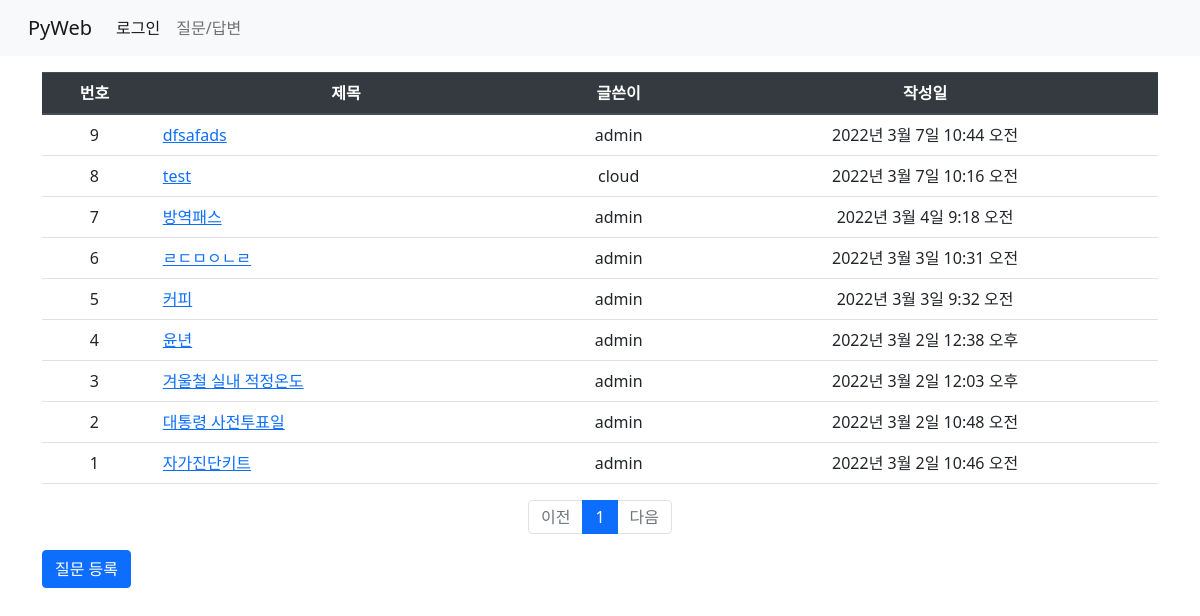
Before: /board/boardlist/ with the older database file.
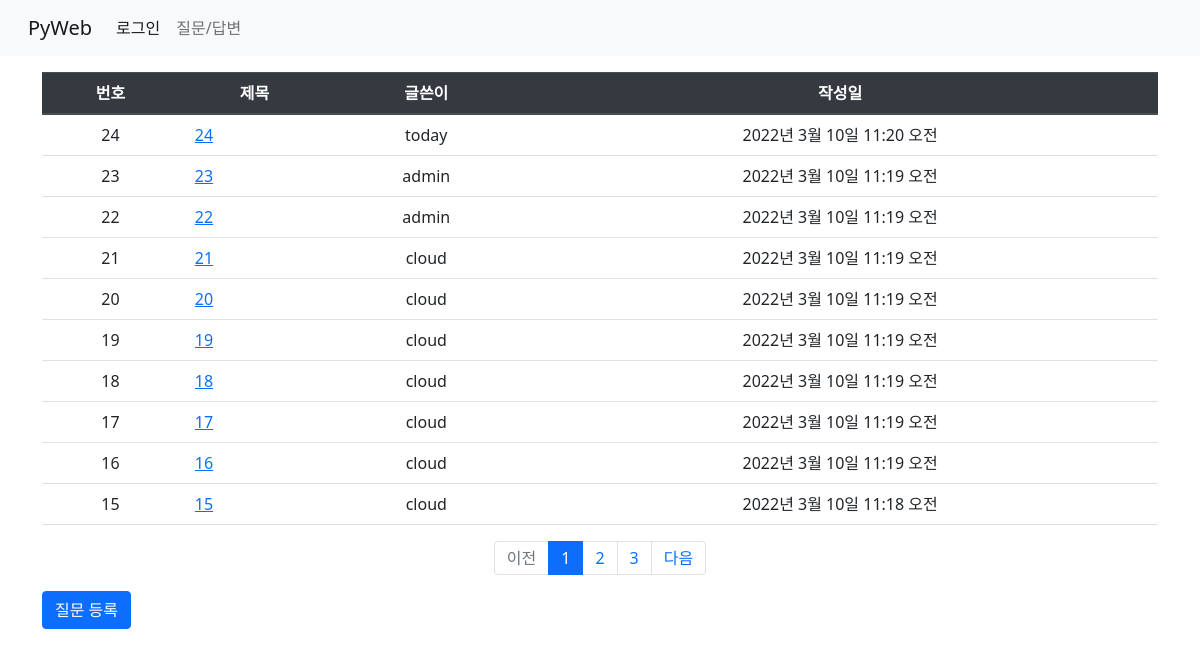
After: the same page with the newer database file.
### board/models.py (models this page shows, shortened)
class Question(models.Model):
    subject = models.CharField(max_length=200)
    content = models.TextField()
    create_date = models.DateTimeField()                            # 반드시 있어야 함(NOT NULL)
    modify_date = models.DateTimeField(null=True, blank=True)       # null 허용, blank - 폼 데이터 null
    author = models.ForeignKey(User, on_delete=models.CASCADE)      # user의 username과 외래키 설정

### board/views.py (the view)
# urls.py: path('boardlist/', views.boardlist, name='boardlist'),      # 127.0.0.1:8000/board/boardlist
def boardlist(request):
    question_list = Question.objects.order_by('-create_date')   # 내림차순(-) / -pk도 가능
    page = request.GET.get('page', '1')              # 페이지
    paginator = Paginator(question_list, 10)         # 페이지당 10개 자료
    page_obj = paginator.get_page(page)
    context = {'question_list':page_obj}
    return render(request, 'board/question_list.html', context)

### board/templatetags/board_filter.py (called while the page is built)
@register.filter
def sub(value, arg):
    return value - arg

### templates/board/question_list.html (shortened to what this page needs)
{% extends 'base.html' %}
{% load board_filter %}
{% block content %}
    <div class="container my-3">
        <table class="table">
            <thead class="thead-dark">
                <tr class="text-center">
                    <th>번호</th><th>제목</th><th>글쓴이</th><th>작성일</th>
                </tr>
            </thead>
            <tbody>
                {% if question_list %}
                    {% for question in question_list %}
                <tr class="text-center">
                    <td>{{ question_list.paginator.count|sub:question_list.start_index|sub:forloop.counter0|add:1 }}</td>
                    <td class="text-left px-3">
                        <a href="{% url 'board:detail' question.id %}">{{ question.subject }}</a>
                    </td>
                    <td>
                        {{ question.author }}
                    </td>
                    <td>
                        {{ question.create_date }}
                    </td>
                </tr>
                    {% endfor %}
                {% else %}
                <p>질문이 없습니다.</p>
                {% endif %}
            </tbody>
        </table>
        <ul class="pagination justify-content-center">
            {% if question_list.has_previous %}
            <li class="page-item">
                <a class="page-link" href="?page={{ question_list.previous_page_number }}">이전</a>
            </li>
            {% else %}
            <li class="page-item disabled">
                <a class="page-link" href="#">이전</a>
            </li>
            {% endif %}
        {% for page_number in question_list.paginator.page_range %}
            {% if page_number == question_list.number %}
            <li class="page-item active">
                <a class="page-link" href="?page={{ page_number }}">{{ page_number }}</a>
            </li>
            {% else %}
            <li class="page-item">
                <a class="page-link" href="?page={{ page_number }}">{{ page_number }}</a>
            </li>
            {% endif %}
        {% endfor %}
            {% if question_list.has_next %}
            <li class="page-item">
                <a class="page-link" href="?page={{ question_list.next_page_number }}">다음</a>
            </li>
            {% else %}
            <li class="page-item disabled">
                <a class="page-link" href="#">다음</a>
            </li>
            {% endif %}
        </ul>
        <a href="{% url 'board:question_create' %}" class="btn btn-primary">질문 등록</a>
    </div>
{% endblock %}

Changed rows visible on the page:
no longer on this page (row unchanged): Question: paginator.count|sub "9", subject "dfsafads", author "admin", create_date "2022년 3월 7일 10:44 오전"
no longer on this page (row edited): Question: paginator.count|sub "8", subject "test", author "cloud", create_date "2022년 3월 7일 10:16 오전"
no longer on this page (row unchanged): Question: paginator.count|sub "7", subject "방역패스", author "admin", create_date "2022년 3월 4일 9:18 오전"
no longer on this page (row unchanged): Question: paginator.count|sub "6", subject "ㄹㄷㅁㅇㄴㄹ", author "admin", create_date "2022년 3월 3일 10:31 오전"
no longer on this page (row unchanged): Question: paginator.count|sub "5", subject "커피", author "admin", create_date "2022년 3월 3일 9:32 오전"
no longer on this page (row unchanged): Question: paginator.count|sub "4", subject "윤년", author "admin", create_date "2022년 3월 2일 12:38 오후"
no longer on this page (row unchanged): Question: paginator.count|sub "3", subject "겨울철 실내 적정온도", author "admin", create_date "2022년 3월 2일 12:03 오후"
no longer on this page (row unchanged): Question: paginator.count|sub "2", subject "대통령 사전투표일", author "admin", create_date "2022년 3월 2일 10:48 오전"
no longer on this page (row unchanged): Question: paginator.count|sub "1", subject "자가진단키트", author "admin", create_date "2022년 3월 2일 10:46 오전"
added Question: paginator.count|sub "24", subject "24", author "today", create_date "2022년 3월 10일 11:20 오전"
added Question: paginator.count|sub "23", subject "23", author "admin", create_date "2022년 3월 10일 11:19 오전"
added Question: paginator.count|sub "22", subject "22", author "admin", create_date "2022년 3월 10일 11:19 오전"
added Question: paginator.count|sub "21", subject "21", author "cloud", create_date "2022년 3월 10일 11:19 오전"
added Question: paginator.count|sub "20", subject "20", author "cloud", create_date "2022년 3월 10일 11:19 오전"
added Question: paginator.count|sub "19", subject "19", author "cloud", create_date "2022년 3월 10일 11:19 오전"
added Question: paginator.count|sub "18", subject "18", author "cloud", create_date "2022년 3월 10일 11:19 오전"
added Question: paginator.count|sub "17", subject "17", author "cloud", create_date "2022년 3월 10일 11:19 오전"
added Question: paginator.count|sub "16", subject "16", author "cloud", create_date "2022년 3월 10일 11:19 오전"
added Question: paginator.count|sub "15", subject "15", author "cloud", create_date "2022년 3월 10일 11:18 오전"
Other visible differences:
new list line: "2"
new list line: "3"
